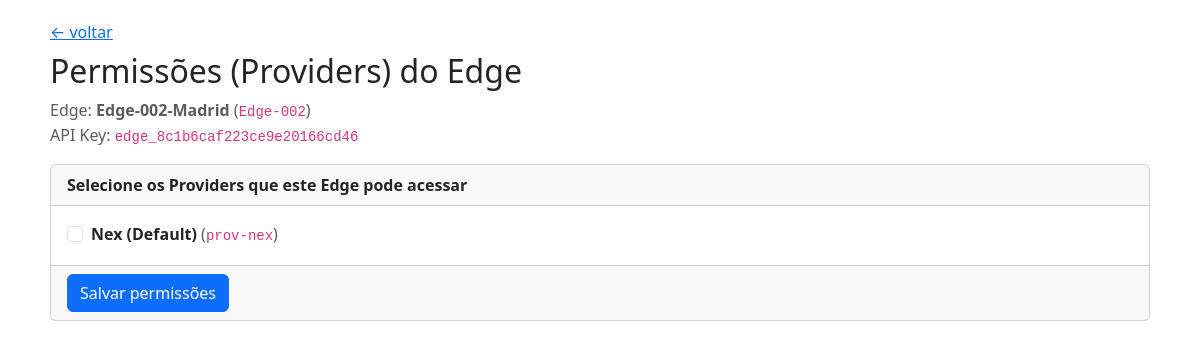
The page /admin/edges/Edge-002/providers (signed in) on the database its author committed.
### tables this page shows
CREATE TABLE edges (
        edge_id TEXT PRIMARY KEY,
        name TEXT NOT NULL,
        api_key TEXT NOT NULL UNIQUE,
        hls_base_url TEXT NOT NULL,
        is_active INTEGER NOT NULL DEFAULT 1,
        created_at TEXT NOT NULL DEFAULT (datetime('now'))
    , grade_id INTEGER, country TEXT DEFAULT '', state TEXT DEFAULT '', city TEXT DEFAULT '');

CREATE TABLE providers (
        provider_id TEXT PRIMARY KEY,
        name TEXT NOT NULL,
        description TEXT DEFAULT ''
    );

### app/main.py (the view)
@app.get("/admin/edges/{edge_id}/providers", response_class=HTMLResponse)
def edge_providers_page(edge_id: str, request: Request):
    edge = fetch_one("SELECT * FROM edges WHERE edge_id=?", (edge_id,))
    if not edge:
        return RedirectResponse("/", status_code=303)
    providers = fetch_all("SELECT * FROM providers ORDER BY provider_id")
    current = set([r["provider_id"] for r in fetch_all("SELECT provider_id FROM edge_providers WHERE edge_id=?", (edge_id,))])
    return templates.TemplateResponse("edge_providers.html", {
        "request": request,
        "edge": edge,
        "providers": providers,
        "current": current
    })

### app/templates/edge_providers.html (shortened to what this page needs)
<!doctype html>
<html>
<head>
  <link rel="stylesheet" href="https://cdn.jsdelivr.net/npm/bootstrap@5.3.3/dist/css/bootstrap.min.css">
</head>
<body>
<div class="container" style="padding:20px;">
  <a href="/">&larr; voltar</a>
  <h2 class="mt-2">Permissões (Providers) do Edge</h2>
  <div class="text-muted mb-3">
    Edge: <b>{{ edge.name }}</b> (<code>{{ edge.edge_id }}</code>)<br>
    API Key: <code>{{ edge.api_key }}</code>
  </div>
  <form method="post" action="/admin/edges/{{edge.edge_id}}/providers/save">
    <div class="card">
      <div class="card-header"><b>Selecione os Providers que este Edge pode acessar</b></div>
      <div class="card-body">
        {% for p in providers %}
          <div class="form-check">
            <input class="form-check-input" type="checkbox" name="provider_ids" value="{{p.provider_id}}" id="p_{{p.provider_id}}"
              {% if p.provider_id in current %}checked{% endif %}>
            <label class="form-check-label" for="p_{{p.provider_id}}">
              <b>{{ p.name }}</b> <span class="text-muted">(<code>{{ p.provider_id }}</code>)</span>
            </label>
          </div>
        {% endfor %}
      </div>
      <div class="card-footer">
        <button class="btn btn-primary">Salvar permissões</button>
      </div>
    </div>
  </form>
</div>
</body>
</html>

### rows shown on the page
edges: name "Edge-002-Madrid", edge_id "Edge-002", api_key "edge_8c1b6caf223ce9e20166cd46"
providers: name "Nex (Default)", provider_id "prov-nex"
